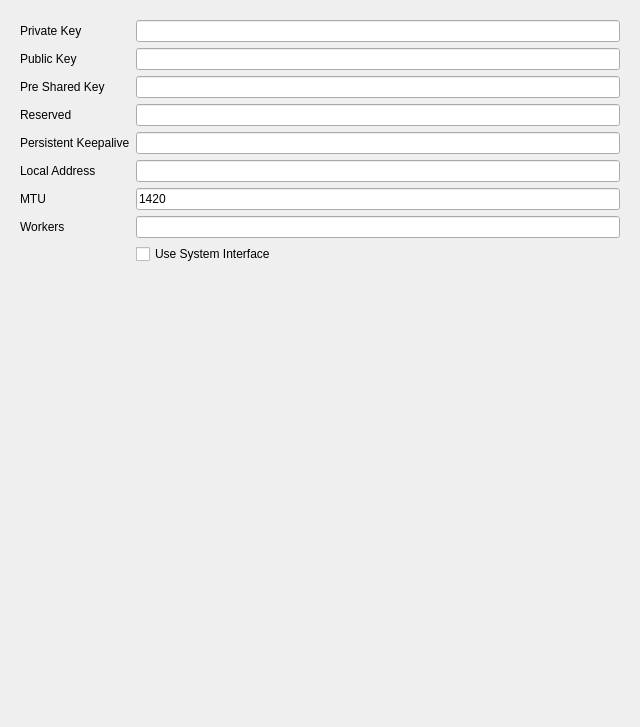
<?xml version="1.0" encoding="UTF-8"?>
<ui version="4.0">
 <class>EditWireguard</class>
 <widget class="QWidget" name="EditWireguard">
  <property name="geometry">
   <rect>
    <x>0</x>
    <y>0</y>
    <width>640</width>
    <height>727</height>
   </rect>
  </property>
  <property name="windowTitle">
   <string>EditWireguard</string>
  </property>
  <layout class="QHBoxLayout" name="horizontalLayout">
   <item>
    <widget class="QWidget" name="widget" native="true">
     <layout class="QFormLayout" name="formLayout_3">
      <item row="0" column="0">
       <widget class="QLabel" name="private_key_l">
        <property name="text">
         <string>Private Key</string>
        </property>
       </widget>
      </item>
      <item row="0" column="1">
       <widget class="QLineEdit" name="private_key"/>
      </item>
      <item row="1" column="0">
       <widget class="QLabel" name="public_key_l">
        <property name="text">
         <string>Public Key</string>
        </property>
       </widget>
      </item>
      <item row="1" column="1">
       <widget class="QLineEdit" name="public_key"/>
      </item>
      <item row="2" column="0">
       <widget class="QLabel" name="preshared_key_l">
        <property name="text">
         <string>Pre Shared Key</string>
        </property>
       </widget>
      </item>
      <item row="2" column="1">
       <widget class="QLineEdit" name="preshared_key"/>
      </item>
      <item row="3" column="0">
       <widget class="QLabel" name="reserved_l">
        <property name="text">
         <string>Reserved</string>
        </property>
       </widget>
      </item>
      <item row="3" column="1">
       <widget class="QLineEdit" name="reserved"/>
      </item>
      <item row="4" column="0">
       <widget class="QLabel" name="label">
        <property name="toolTip">
         <string>&lt;html&gt;&lt;head/&gt;&lt;body&gt;&lt;p&gt;persistent_keepalive_interval in seconds&lt;/p&gt;&lt;/body&gt;&lt;/html&gt;</string>
        </property>
        <property name="whatsThis">
         <string>&lt;html&gt;&lt;head/&gt;&lt;body&gt;&lt;p&gt;&lt;br/&gt;&lt;/p&gt;&lt;/body&gt;&lt;/html&gt;</string>
        </property>
        <property name="text">
         <string>Persistent Keepalive</string>
        </property>
       </widget>
      </item>
      <item row="4" column="1">
       <widget class="QLineEdit" name="persistent_keepalive"/>
      </item>
      <item row="5" column="0">
       <widget class="QLabel" name="local_addr_l">
        <property name="toolTip">
         <string>&lt;html&gt;&lt;head/&gt;&lt;body&gt;&lt;p&gt;comma seperated list of subnets&lt;/p&gt;&lt;/body&gt;&lt;/html&gt;</string>
        </property>
        <property name="text">
         <string>Local Address</string>
        </property>
       </widget>
      </item>
      <item row="5" column="1">
       <widget class="QLineEdit" name="local_addr"/>
      </item>
      <item row="6" column="0">
       <widget class="QLabel" name="mtu_l">
        <property name="text">
         <string>MTU</string>
        </property>
       </widget>
      </item>
      <item row="6" column="1">
       <widget class="QLineEdit" name="mtu">
        <property name="text">
         <string>1420</string>
        </property>
       </widget>
      </item>
      <item row="7" column="0">
       <widget class="QLabel" name="workers_l">
        <property name="text">
         <string>Workers</string>
        </property>
       </widget>
      </item>
      <item row="7" column="1">
       <widget class="QLineEdit" name="workers"/>
      </item>
      <item row="8" column="1">
       <widget class="QCheckBox" name="sys_ifc">
        <property name="text">
         <string>Use System Interface</string>
        </property>
       </widget>
      </item>
     </layout>
    </widget>
   </item>
  </layout>
 </widget>
 <resources/>
 <connections/>
</ui>
